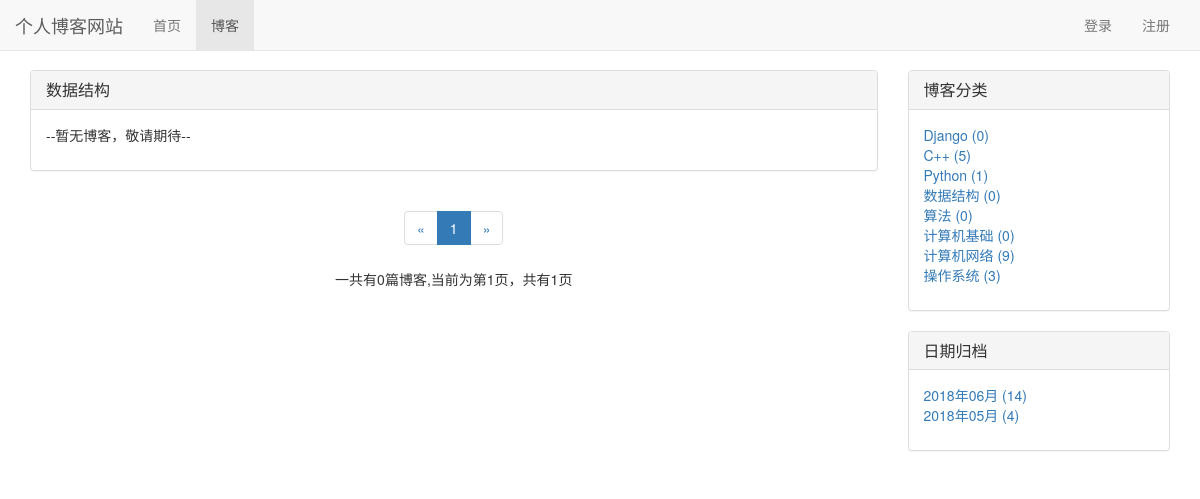
Page /blog/type/4 on the committed database.
### blog/models.py (models this page shows, shortened)
class BlogType(models.Model):
    type_name=models.CharField(max_length=20)

### blog/views.py (the view)
# urls.py: path('type/<int:blog_type_pk>',views.blog_with_type,name="blog_with_type"),
def blog_with_type(request,blog_type_pk):
    blog_type=get_object_or_404(BlogType,pk=blog_type_pk)
    blogs_all_list = Blog.objects.filter(blog_type=blog_type)
    context = {}
    context = blog_base(request,blogs_all_list)
    context['blog_type'] = blog_type
    return render(request,'blog/blog_with_type.html', context)

### user/context_processors.py (called while the page is built)
def login_model_form(request):
    return {'login_model_form': LoginForm()}

### templates/blog/blog_with_type.html (shortened to what this page needs)
{% extends 'base.html' %}
{% block nav_blog_active %}
    active
{% endblock %}
{% block content %}
    <div class="container">
        <link rel="stylesheet" href="/static/blog.css">
        <div class="row">
            <div class="col-xs-12 col-sm-8 col-md-9 col-lg-9">
                 <div class="panel panel-default">
                     <div class="panel-heading">
                         <h3 class="panel-title">{{ blog_type.type_name }}</h3>
                     </div>
                     <div class="panel-body">
                         <ul style="list-style-type: none">
                         {% for blog in blogs %}
                             <div class="blog">
                                 <h3><a href="{% url 'blog_detail' blog.pk %}">{{ blog.title }}</a></h3>
                                 <p class="blog-info">
                                     <span class="glyphicon glyphicon-user"></span>:{{ blog.author }}&nbsp&nbsp
                                     <span class="glyphicon glyphicon-tag"></span>:{{ blog.blog_type.type_name }}&nbsp&nbsp
                                     <span class="glyphicon glyphicon-time"></span>:{{ blog.created_time|date:"Y-m-d H:m:s" }}&nbsp&nbsp
                                    阅读({{ blog.get_read_num }})
                                 </p>
                                 <p>{{ blog.content|truncatechars:120 }}</p>
                             </div>
                             {% empty %}
                             <p>--暂无博客，敬请期待--</p>
                        {% endfor %}
                        </ul>
                     </div>
                 </div>
                <div class="page">
                    <ul class="pagination">
                        <li>
                            {% if page_of_blogs.has_previous %}
                                    <a href="?page={{ page_of_blogs.previous_page_number }}" aria-label="Previous">
                                        <span aria-hidden="true">&laquo;</span></a>
                            {% else %}
                                <span aria-hidden="true">&laquo;</span>
                            {%  endif %}
                        </li>
                        {% for page_num in page_range %}
                            {% if page_num == page_of_blogs.number %}
                                <li class="active"><span>{{ page_num }}</span></li>
                            {% else %}
                                {% if page_num == '...' %}
                                    <li><span>{{ page_num }}</span></li>
                                {% else %}
                                    <li><a href="?page={{ page_num }}">{{ page_num }}</a></li>
                                {% endif %}
                            {% endif %}
                        {% endfor %}
                        <li>
                            {% if page_of_blogs.has_next %}
                                <a href="?page={{ page_of_blogs.next_page_number }}" aria-label="Next">
                                    <span aria-hidden="true">&raquo;</span></a>
                            {% else %}
                                <span aria-hidden="true">&raquo;</span>
                            {%  endif %}
                        </li>
                    </ul>
                    <p>一共有{{ page_of_blogs.paginator.count }}篇博客,当前为第{{ page_of_blogs.number }}页，共有{{ page_of_blogs.paginator.num_pages }}页</p>
                </div>
            </div>
            <div class="hidden-xs col-sm-4 col-md-3 col-lg-3">
                <div class="panel panel-default">
                    <div class="panel-heading">
                        <h3 class="panel-title">博客分类</h3>
                    </div>
                    <div class="panel-body">
                       <ul class="blog-types">
                        {% for blog_type in blog_types %}
                            <li>
                                <a href="{% url 'blog_with_type' blog_type.pk%}">
                                    {{ blog_type.type_name }} ({{ blog_type.blog_count }})
                                </a>
                            </li>
                            {% empty %}
                                <li>暂无分类</li>
                        {% endfor %}
                       </ul>
                    </div>
                </div>
                <div class="panel panel-default">
                    <div class="panel-heading"><h3 class="panel-title">日期归档</h3></div>
                    <div class="panel-body">
                       <ul style="list-style-type: none">
                           {% for blog_date,blog_count in blog_dates.items %}
                               <li>
                                   <a href="{% url 'blog_with_date' blog_date.year blog_date.month %}">
                                       {{ blog_date|date:"Y年m月" }} ({{ blog_count }})
                                   </a>
                               </li>
                           {% endfor %}
                       </ul>
                    </div>
                </div>
            </div>
        </div>
    </div>
{% endblock %}

### static/base.css (style rules this page uses)
* { margin: 0; padding: 0 }
body { margin-top: 70px!important; }

### static/blog.css (style rules this page uses)
ul.blog-types { list-style-type: none; }
div.page { text-align: center; }

### rows in the picture
BlogType: type_name "数据结构", blog_count "0"
BlogType: type_name "Django", blog_count "0"
BlogType: type_name "C++", blog_count "5"
BlogType: type_name "Python", blog_count "1"
BlogType: type_name "算法", blog_count "0"
BlogType: type_name "计算机基础", blog_count "0"
BlogType: type_name "计算机网络", blog_count "9"
BlogType: type_name "操作系统", blog_count "3"

### other values in the picture
{{ page_num }} "1"
{{ page_of_blogs.paginator.count }} "0"
{{ page_of_blogs.number }} "1"
{{ page_of_blogs.paginator.num_pages }} "1"
{{ blog_date|date:"Y年m月" }} "2018年06月" "2018年05月"
{{ blog_count }} "14" "4"
